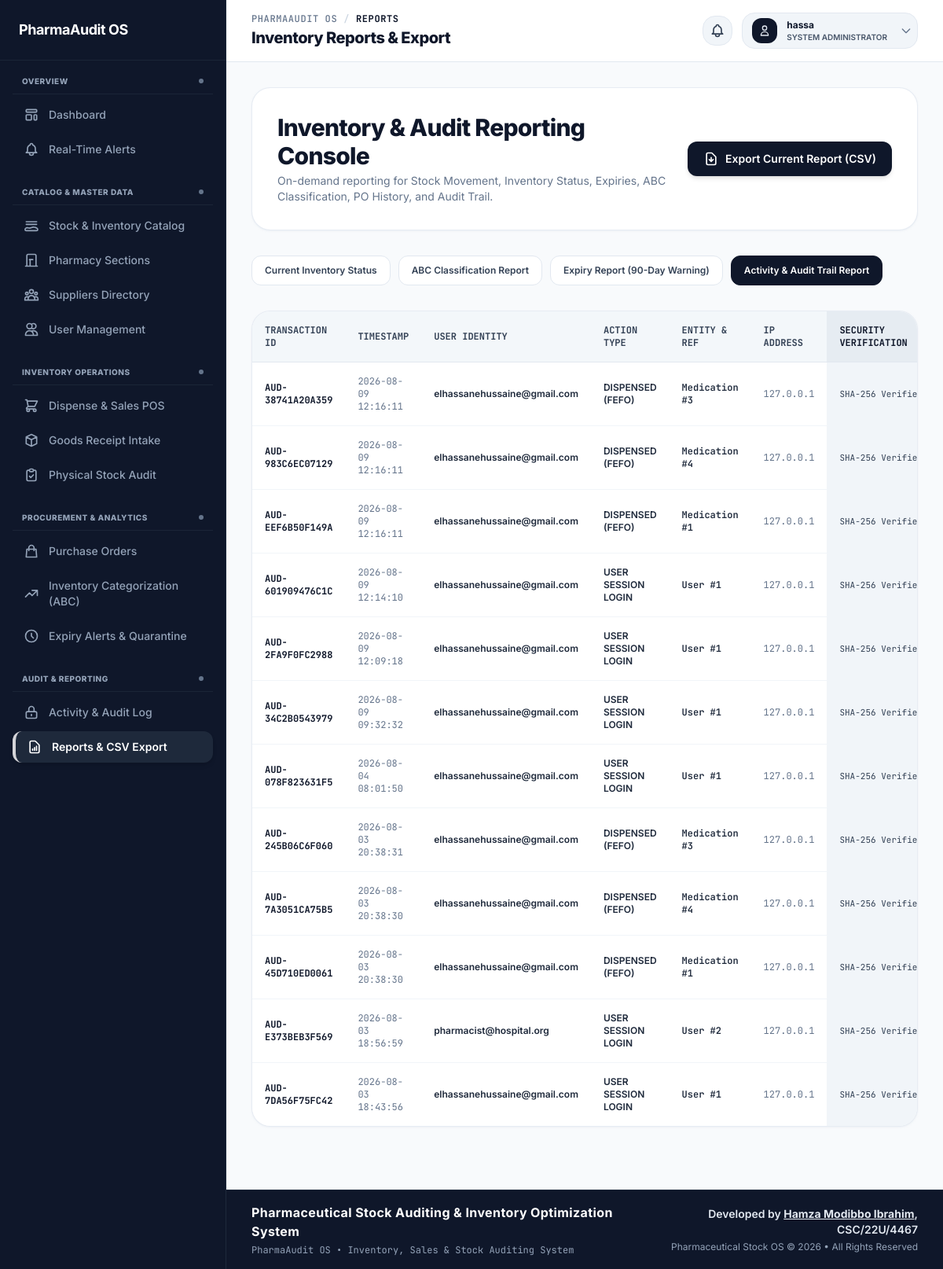
Before: /reports/?type=audit_trail (signed in) with the older database file.
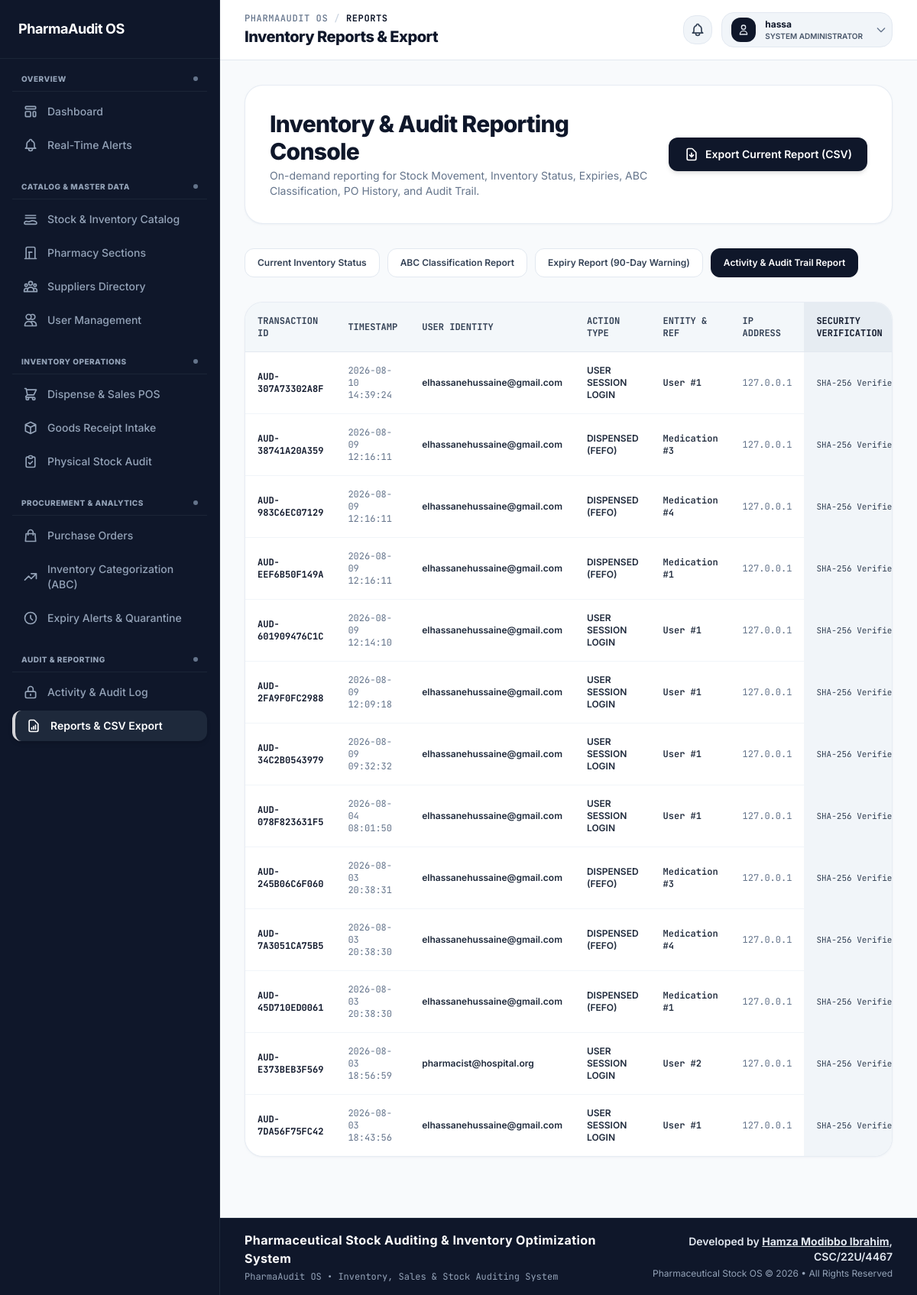
After: the same page with the newer database file.
### app/models.py (models this page shows, shortened)
class StockAuditLedger(models.Model):
    ACTION_TYPES = (
        ('STOCK_RECEIPT', 'Stock Goods Receipt'),
        ('DISPENSE_FEFO', 'Dispensed (FEFO)'),
        ('STOCK_ADJUSTMENT', 'Physical Count Adjustment'),
        ('PO_CREATE', 'Purchase Order Drafted'),
        ('PO_APPROVE', 'Purchase Order Approved'),
        ('USER_LOGIN', 'User Session Login'),
        ('CONFIG_CHANGE', 'System Configuration Change'),
        ('QUARANTINE', 'Expired Batch Isolation'),
    )
    transaction_id = models.CharField(max_length=64, unique=True, editable=False)
    timestamp = models.DateTimeField(auto_now_add=True)
    user_identity = models.CharField(max_length=150, default='system')
    action_type = models.CharField(max_length=30, choices=ACTION_TYPES)
    affected_entity = models.CharField(max_length=100, default='Medication')
    entity_pk = models.CharField(max_length=100, default='N/A')
    before_data = models.TextField(blank=True, default='{}')
    after_data = models.TextField(blank=True, default='{}')
    ip_address = models.GenericIPAddressField(null=True, blank=True)
    reason = models.TextField(blank=True)
    previous_hash = models.CharField(max_length=64, default='0' * 64)
    current_hash = models.CharField(max_length=64, editable=False)
    class Meta:
        ordering = ['-timestamp']

### app/views.py (the view)
# urls.py: path('reports/', views.reports_view, name='reports'),
@require_permission('generate_reports')
def reports_view(request):
    report_type = request.GET.get('type', 'stock_status')
    medications = Medication.objects.all()
    context = {
        'report_type': report_type,
        'medications': medications,
        'abc_data': calculate_abc_classification(),
        'orders': PurchaseOrder.objects.all(),
        'audits': StockAuditLedger.objects.all()[:50],
        'expiries': MedicationBatch.objects.filter(expiry_date__lte=timezone.now().date() + timedelta(days=90)),
    }
    return render(request, 'reports/reports.html', context)

### app/models.py (called while the page is built)
    def has_permission(self, permission_name):
        if not self.is_authenticated:
            return False
        if self.is_superuser or self.role == 'ADMIN':
            return True
        allowed_perms = ROLE_PERMISSIONS.get(self.role, set())
        return permission_name in allowed_perms

    @property
    def can_manage_users(self):
        return self.has_permission('manage_users')

    @property
    def can_configure_system(self):
        return self.has_permission('configure_system')

    @property
    def can_manage_suppliers(self):
        return self.has_permission('manage_suppliers')

    @property
    def can_view_stock_dashboard(self):
        return self.has_permission('view_stock_dashboard')

    @property
    def can_search_drug_records(self):
        return self.has_permission('search_drug_records')

    @property
    def can_view_audit_trail(self):
        return self.has_permission('view_audit_trail')

    @property
    def can_record_stock_receipt(self):
        return self.has_permission('record_stock_receipt')

    @property
    def can_dispense_stock(self):
        return self.has_permission('dispense_stock')

### app/templates/reports/reports.html (shortened to what the changed rows need)
{% extends 'base.html' %}
{% block main_content %}
<div class="space-y-8">
    <div class="bg-white border border-slate-200/80 rounded-3xl p-6 sm:p-8 shadow-sm shadow-slate-200/50 flex flex-col md:flex-row md:items-center justify-between gap-6">
        <div>
            <h1 class="text-2xl sm:text-3xl font-extrabold tracking-tight text-slate-900">Inventory & Audit Reporting Console</h1>
        </div>
    </div>
    {% if report_type == 'stock_status' %}
    <div class="bg-white border border-slate-200/80 rounded-3xl shadow-sm shadow-slate-200/50 overflow-hidden">
        <div class="overflow-x-auto">
            <table class="w-full text-left text-xs border-collapse">
                <thead>
                    <tr class="bg-slate-100/80 text-slate-700 uppercase border-b border-slate-200 font-mono">
                        <th class="p-4 font-bold">SKU</th>
                        <th class="p-4 font-bold">Medication Name</th>
                        <th class="p-4 font-bold">Section</th>
                        <th class="p-4 font-bold">Current Stock</th>
                        <th class="p-4 font-bold bg-amber-50/70 text-amber-900">Reorder Level</th>
                        <th class="p-4 font-bold bg-slate-200/70 text-slate-900">Suggested Order Qty</th>
                        <th class="p-4 font-bold">Stock Status</th>
                    </tr>
                </thead>
                <tbody class="divide-y divide-slate-100 bg-white">
                    {% for med in medications %}
                    <tr class="hover:bg-slate-50 transition">
                        <td class="p-4 font-bold text-slate-800 font-mono">{{ med.sku }}</td>
                        <td class="p-4 font-bold text-sm text-slate-900">{{ med.name }}</td>
                        <td class="p-4 text-slate-500">{{ med.section.name }}</td>
                        <td class="p-4 font-extrabold text-sm text-slate-900 font-mono">{{ med.current_stock }} {{ med.unit }}</td>
                        <td class="p-4 bg-amber-50/40 font-bold text-amber-900 text-sm font-mono">{{ med.reorder_point }} units</td>
                        <td class="p-4 bg-slate-100 font-bold text-slate-900 text-sm font-mono">{{ med.eoq }} units</td>
                        <td class="p-4">
                            <span class="inline-block px-3 py-1 bg-slate-900 text-white text-[10px] font-bold rounded-full uppercase shadow-2xs">{{ med.stock_status }}</span>
                        </td>
                    </tr>
                    {% endfor %}
                </tbody>
            </table>
        </div>
    </div>
    {% elif report_type == 'audit_trail' %}
    <div class="bg-white border border-slate-200/80 rounded-3xl shadow-sm shadow-slate-200/50 overflow-hidden">
        <div class="overflow-x-auto">
            <table class="w-full text-left text-xs border-collapse">
                <thead>
                    <tr class="bg-slate-100/80 text-slate-700 uppercase border-b border-slate-200 font-mono">
                        <th class="p-4 font-bold">Transaction ID</th>
                        <th class="p-4 font-bold">Timestamp</th>
                        <th class="p-4 font-bold">User Identity</th>
                        <th class="p-4 font-bold">Action Type</th>
                        <th class="p-4 font-bold">Entity & Ref</th>
                        <th class="p-4 font-bold">IP Address</th>
                        <th class="p-4 font-bold bg-slate-200/70 text-slate-900">Security Verification</th>
                    </tr>
                </thead>
                <tbody class="divide-y divide-slate-100 bg-white">
                    {% for log in audits %}
                    <tr class="hover:bg-slate-50 transition">
                        <td class="p-4 font-bold text-slate-900 font-mono">{{ log.transaction_id }}</td>
                        <td class="p-4 text-slate-500 font-mono">{{ log.timestamp|date:"Y-m-d H:i:s" }}</td>
                        <td class="p-4 font-semibold text-slate-800">{{ log.user_identity }}</td>
                        <td class="p-4 font-semibold text-slate-800 uppercase">{{ log.get_action_type_display }}</td>
                        <td class="p-4 font-semibold text-slate-800 font-mono">{{ log.affected_entity }} #{{ log.entity_pk }}</td>
                        <td class="p-4 text-slate-500 font-mono">{{ log.ip_address|default:"127.0.0.1" }}</td>
                        <td class="p-4 bg-slate-100 font-mono text-[11px] text-slate-700 truncate max-w-[160px]">SHA-256 Verified</td>
                    </tr>
                    {% endfor %}
                </tbody>
            </table>
        </div>
    </div>
    {% endif %}
</div>
{% endblock %}

Changed rows visible on the page:
added StockAuditLedger: transaction_id "AUD-307A73302A8F", timestamp "2026-08-10 14:39:24", user_identity "elhassanehussaine@gmail.com", action_type "USER SESSION LOGIN", affected_entity "User", entity_pk "1", ip_address "127.0.0.1"
